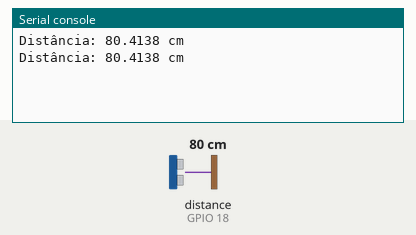
Bench run of a program on a simulated ESP32 board running MicroPython. Parts: the last lines printed to the serial console. The test bench sets the inputs (shaded band); at power-on: distance to the obstacle (sensor on GPIO 18) 80 cm. The echo pulse lasts 58.3 µs per cm.

Above: at 1.2 s.
1.3 s: distance to the obstacle (sensor on GPIO 18) set to 2 cm
At 2.6 s:
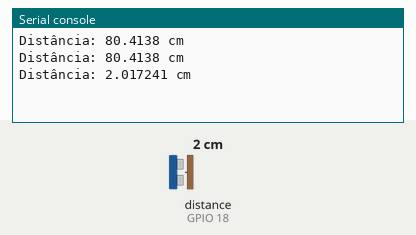
2.8 s: distance to the obstacle (sensor on GPIO 18) set to 4 cm
At 3.9 s:
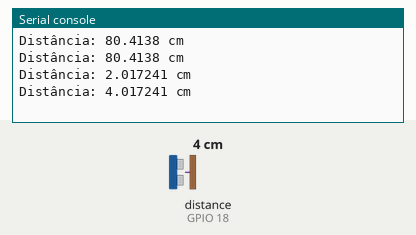
Timing chart, 0 to 5.8 s (numbered marks = the images above; inputs shaded):
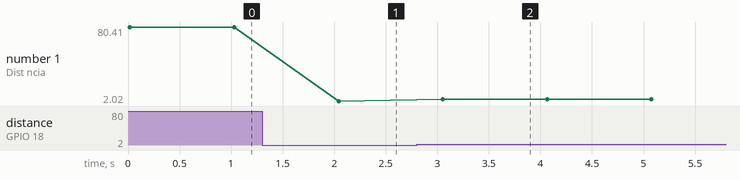

Measured:
- after the input at 1.3 s, the serial console: prints a new line after 0.74 s (image 1)
- after the input at 2.8 s, the serial console: prints a new line after 0.25 s (image 2)
- plotted number 1: 80.41 → 2.02 after the input at 1.3 s, 2.02 → 4.02 after the input at 2.8 s

The program:

sensor_ultrassonico.py
```python
from machine import Pin, time_pulse_us
from time import sleep

trigger = Pin(5, Pin.OUT)
echo = Pin(18, Pin.IN)

def medir_distancia():
    trigger.off()
    sleep(0.01)
    trigger.on()
    sleep(0.00001)
    trigger.off()

    duracao = time_pulse_us(echo, 1)
    distancia = duracao / 58.0  # cm
    return distancia

while True:
    dist = medir_distancia()
    print("Distância:", dist, "cm")
    sleep(1)
```
